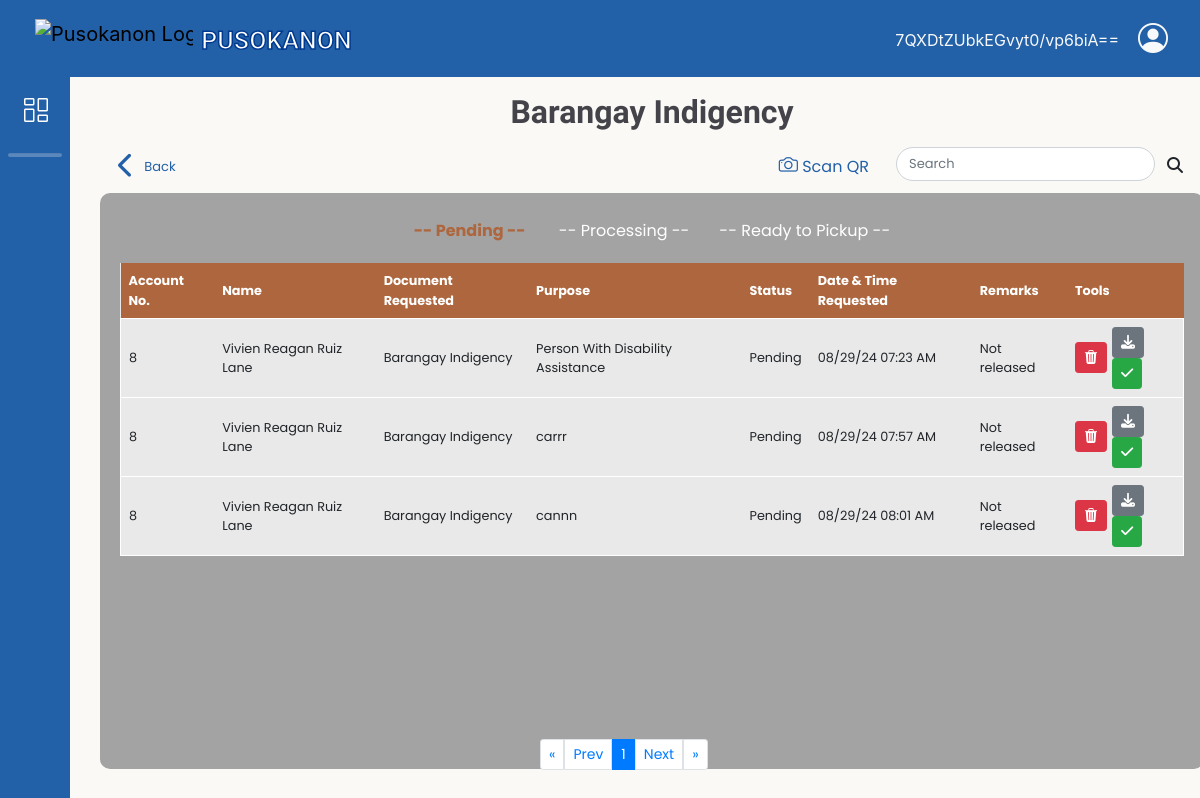
The page /adminbejo/Barangay-Indigency.php (signed in) on the database its author committed.
### tables this page shows
CREATE TABLE `request_doc` (
  `doc_ID` int(11) NOT NULL,
  `res_id` int(11) NOT NULL,
  `docType_id` int(11) NOT NULL,
  `purpose_id` int(11) NOT NULL,
  `purpose_name` varchar(255) DEFAULT NULL,
  `doc_amount` int(11) NOT NULL,
  `stat` varchar(50) NOT NULL DEFAULT 'Pending',
  `date_req` timestamp NOT NULL DEFAULT current_timestamp(),
  `date_processed` timestamp NULL DEFAULT current_timestamp() ON UPDATE current_timestamp(),
  `remarks` varchar(100) DEFAULT 'Not released',
  `request_id` varchar(20) NOT NULL,
  `qrCode_image` varchar(200) DEFAULT NULL,
  `document_requirements` varchar(64) DEFAULT NULL
);

CREATE TABLE `resident_users` (
  `res_ID` int(11) NOT NULL,
  `res_fname` varchar(50) NOT NULL,
  `res_lname` varchar(50) NOT NULL,
  `res_midname` varchar(50) NOT NULL,
  `res_suffix` varchar(10) DEFAULT NULL,
  `gender` varchar(10) NOT NULL,
  `birth_date` date NOT NULL,
  `civil_status` varchar(20) NOT NULL,
  `citizenship` varchar(30) NOT NULL,
  `place_birth` varchar(100) NOT NULL,
  `contact_no` varchar(13) NOT NULL,
  `res_email` varchar(100) NOT NULL,
  `addr_sitio` varchar(50) NOT NULL,
  `res_password` varchar(100) NOT NULL,
  `profile_picture` varchar(200) DEFAULT NULL,
  `registered_voter` varchar(15) NOT NULL,
  `userRole_id` int(11) NOT NULL,
  `verification_image` varchar(128) DEFAULT NULL,
  `register_at` datetime NOT NULL DEFAULT current_timestamp(),
  `reset_token_hash` varchar(64) DEFAULT NULL,
  `reset_token_expires_at` datetime DEFAULT NULL,
  `account_active_status` varchar(16) NOT NULL DEFAULT 'Unregistered'
);

CREATE TABLE `doc_type` (
  `docType_id` int(11) NOT NULL,
  `doc_name` varchar(100) NOT NULL,
  `doc_amount` int(11) NOT NULL
);

### db/DBconn.php (called while the page is built, shortened)
<?php
function decryptData($data){
	return openssl_decrypt($data, 'aes-256-cbc', ENCRYPTION_KEY, 0, ENCRYPTION_KEY);
}
function fetchdocsRequest($pdo,$doctype ,$status, $limit, $offset)
{
	$sql = "SELECT
				ru.res_id, ru.res_email AS res_email, doc_ID, stat,
				CONCAT(ru.res_fname,' ', ru.res_midname,' ', ru.res_lname) AS resident_name,
				dt.doc_name AS document_name,
				rd.purpose_name AS purpose_name,
				rd.request_id,
				rd.date_req,
				rd.document_requirements,
				rd.remarks
			FROM request_doc rd
			INNER JOIN resident_users ru ON rd.res_id = ru.res_id
			INNER JOIN doc_type dt ON rd.docType_id = dt.docType_id
			INNER JOIN docs_purpose dp ON rd.purpose_id = dp.purpose_id
			WHERE dt.doc_name = :doctype AND stat = :status
			LIMIT :limit OFFSET :offset";
	$stmt = $pdo->prepare($sql);
	$stmt->bindParam(':status', $status, PDO::PARAM_STR);
	$stmt-> bindParam(':doctype', $doctype, PDO::PARAM_STR);
	$stmt->bindParam(':limit', $limit, PDO::PARAM_INT);
	$stmt->bindParam(':offset', $offset, PDO::PARAM_INT);
	$stmt->execute();
	return $stmt->fetchAll();
}

### adminbejo/Barangay-Indigency.php (the view, shortened to what this page needs)
<?php
    include '../db/DBconn.php';
    include 'headerAdmin.php';
    $search = isset($_GET['search']) ? $_GET['search'] : '';
    $docType = 'Barangay Indigency';
    $stmt = $pdo->prepare("SELECT COUNT(*) FROM request_doc WHERE docType_id = (SELECT docType_id FROM doc_type WHERE doc_name = :docType) AND stat = 'Pending'");
    $stmt->bindParam(':docType', $docType, PDO::PARAM_STR);
    $stmt->execute();
    $number_of_pending_results = $stmt->fetchColumn();
    $stmt = $pdo->prepare("SELECT COUNT(*) FROM request_doc WHERE docType_id = (SELECT docType_id FROM doc_type WHERE doc_name = :docType) AND stat = 'Processing'");
    $stmt->bindParam(':docType', $docType, PDO::PARAM_STR);
    $stmt->execute();
    $number_of_processing_results = $stmt->fetchColumn();
    $stmt = $pdo->prepare("SELECT COUNT(*) FROM request_doc WHERE docType_id = (SELECT docType_id FROM doc_type WHERE doc_name = :docType) AND stat = 'Ready to pickup'");
    $stmt->bindParam(':docType', $docType, PDO::PARAM_STR);
    $stmt->execute();
    $number_of_completed_results = $stmt->fetchColumn();
    $results_per_page = 5;
    $number_of_pending_pages = ceil($number_of_pending_results / $results_per_page);
    $number_of_processing_pages = ceil($number_of_processing_results / $results_per_page);
    $number_of_completed_pages = ceil($number_of_completed_results / $results_per_page);
    $pending_page = isset($_GET['pending_page']) ? (int)$_GET['pending_page'] : 1;
    $processing_page = isset($_GET['processing_page']) ? (int)$_GET['processing_page'] : 1;
    $completed_page = isset($_GET['completed_page']) ? (int)$_GET['completed_page'] : 1;
    $pending_page = max(1, min($pending_page, $number_of_pending_pages));
    $processing_page = max(1, min($processing_page, $number_of_processing_pages));
    $completed_page = max(1, min($completed_page, $number_of_completed_pages));
    $pending_offset = ($pending_page - 1) * $results_per_page;
    $processing_offset = ($processing_page - 1) * $results_per_page;
    $completed_offset = ($completed_page - 1) * $results_per_page;
    if($search != null) {
        $pending = fetchdocsRequestSearch($pdo, $docType,'Pending', $results_per_page, $pending_offset, $search);
        $Processing = fetchdocsRequestSearch($pdo, $docType,'Processing', $results_per_page, $processing_offset, $search);
        $completed = fetchdocsRequestSearch($pdo, $docType,'Ready to pickup', $results_per_page, $completed_offset, $search);
    } else {
        $pending = fetchdocsRequest($pdo, $docType,'Pending', $results_per_page, $pending_offset);
    }
?>
<link rel="stylesheet" href="css/slidingtableResidency.css">
<main>
    <div class="row">
        <div class="col-12 pt-3 d-flex justify-content-center">
            <h1 class="title"><?php echo $docType; ?></h1>
        </div>
    </div>
    <div class="d-flex justify-content-between align-items-center m-2">
        <a href="Admin-Document.php" class="back-button d-flex align-items-center">
            <i class="fa-solid fa-chevron-left fa-2x"></i>
            <span>Back</span>
        </a>
        <div class="d-flex align-items-center gap-3">
            <a href="ScanQR.php" class="btn camera-btn">
                <i class="bi bi-camera" style="font-size: 1.2rem;"></i>&nbsp;Scan QR
            </a>
            <form method="GET" id="searchForm">
                <div class="input-group mb-0 custom-search">
                    <input type="search" class="form-control custom-search" name="search" placeholder="Search" aria-label="Search" id="searchInput" value="<?php echo htmlspecialchars($search); ?>">
                    <button class="btn search-btn" title="Search" id="search_btn" type="submit">
                        <i class="fas fa-search"></i>
                    </button>
                </div>
            </form>
        </div>
    </div>
    <div id="searchresult" class="table-content" style="min-width: 92vw; width: 92vw; max-width: 95vw;">
        <div id="originalTable">
            <div class="controls text-center mt-3">
                <a id="showTable1" class="link1">-- Pending  -- </a>&nbsp;&nbsp;&nbsp;&nbsp;&nbsp;&nbsp;
                <a id="showTable2" class="link2">-- Processing  --</a>&nbsp;&nbsp;&nbsp;&nbsp;&nbsp;&nbsp;
                <a id="showTable3" class="link3">-- Ready to Pickup -- </a>
            </div>
            <div id="table1Container" class="small-font">
                <table id="table1">
                    <thead>
                        <tr>
                            <th>Account No.</th>
                            <th>Name</th>
                            <th>Document Requested</th>
                            <th>Purpose</th>
                            <th>Status</th>
                            <th>Date & Time Requested</th>
                            <th>Remarks</th>
                            <th>Tools</th>
                        </tr>
                    </thead>
                    <tbody>
                        <?php if (empty($pending)): ?>
                            <tr><td colspan="8">No Pending Documents</td></tr>
                        <?php else: ?>
                            <?php foreach ($pending as $pendings): ?>
                                <tr>
                                <?php $dataDecrypt = decryptData($pendings['res_email']); ?>
                                    <td><?= htmlspecialchars($pendings['res_id']); ?></td>
                                    <td><?= htmlspecialchars($pendings['resident_name']); ?></td>
                                    <td><?= htmlspecialchars($pendings['document_name']); ?></td>
                                    <td><?= htmlspecialchars($pendings['purpose_name']); ?></td>
                                    <td><?= htmlspecialchars($pendings['stat']); ?></td>
                                    <td><?= date('m/d/y h:i A', strtotime($pendings['date_req'])); ?></td>
                                    <td><?= htmlspecialchars($pendings['remarks']); ?></td>
                                    <td>
                                        <div class="inline-tools">
                                            <div title="Delete" class="btn btn-danger btn-sm btn-1" onclick="trashCancelDocument('<?= htmlspecialchars($pendings['doc_ID']); ?>', '<?= htmlspecialchars($pendings['request_id']); ?>')"><i class="bi bi-trash3-fill"></i></div>
                                            <form class="status-form" action="../db/updateStatus.php" method="POST">
                                                <button title="Download" type="submit" name="status" value="Processing" class="btn btn-sm <?= $pendings['stat'] == 'Processing' ? 'btn-secondary' : 'btn-secondary'; ?>"><i class="fa-solid fa-download"></i></button>
                                                <button title="Approve" type="button" class="btn btn-sm <?= $pendings['stat'] == 'Ready to pickup' ? 'btn-success' : 'btn-success'; ?>" onclick="showSweetAlert('<?= htmlspecialchars($dataDecrypt); ?>', '<?= htmlspecialchars($pendings['resident_name']); ?>', '<?= htmlspecialchars($pendings['document_name']); ?>','<?= htmlspecialchars($pendings['doc_ID']); ?>', '<?= htmlspecialchars($pendings['res_id']); ?>')"><i class="fa-solid fa-check"></i></button>
                                            </form>
                                        </div>
                                    </td>
                                </tr>
                            <?php endforeach; ?>
                        <?php endif; ?>
                    </tbody>
                </table>
                <nav id="pendingPagination" aria-label="Pending Page navigation">
                    <ul class="pagination pagination-sm ">
                        <li class="page-item">
                            <a class="page-link" href="?pending_page=1" aria-label="First">
                                <span aria-hidden="true">&laquo;</span>
                            </a>
                        </li>
                        <li class="page-item">
                            <a class="page-link" href="?pending_page=<?= max(1, $pending_page - 1) ?>" aria-label="Previous">
                                <span aria-hidden="true">Prev</span>
                            </a>
                        </li>
                        <?php for ($i = max(1, $pending_page - 2); $i <= min($number_of_pending_pages, $pending_page + 2); $i++): ?>
                            <li class="page-item <?= ($i == $pending_page) ? 'active' : '' ?>">
                                <a class="page-link" href="?pending_page=<?= $i ?>"><?= $i ?></a>
                            </li>
                        <?php endfor; ?>
                        <li class="page-item">
                            <a class="page-link" href="?pending_page=<?= min($number_of_pending_pages, $pending_page + 1) ?>" aria-label="Next">
                                <span aria-hidden="true">Next</span>
                            </a>
                        </li>
                        <li class="page-item">
                            <a class="page-link" href="?pending_page=<?= $number_of_pending_pages ?>" aria-label="Last">
                                <span aria-hidden="true">&raquo;</span>
                            </a>
                        </li>
                    </ul>
                </nav>
            </div>
        </div>
    </div>
</main>
<?php include 'footerAdmin.php';?>

### adminbejo/css/headerADstyle.css (style rules this page uses)
body { height: 100%; margin-top: 77px; background-color: #FAF9F6; }
a { text-decoration: none; }
li { list-style: none; }
h1 { font-weight: 600; font-size: 1rem; }

### adminbejo/css/slidingtableResidency.css (style rules this page uses)
html { transition: smooth 0.3s; }
table { width: 100%; border-collapse: collapse; margin-top: 20px; }
.controls { margin: 20px 0; }
.pagination { margin: 20px 0; justify-content: center; left: 45%; bottom: 0; position: fixed; padding-bottom: 10px; }
.pagination .page-item .page-link { margin: 0 0px; }
.table-content { height: 72svh; background-color: #a3a3a3; padding:10px 20px 10px 20px; border-radius: 10px; }
#table1Container thead { background-color: #ad663d; color: white; }
#table3Container, #table2Container, #table1Container { background-color: #e9e9e9; }
th, td { padding: 8px; text-align: left; }
tbody tr { border: 1px solid white; }
main { margin-left: 100px; margin-right: 30px }
h1 { font-family: 'Titan One', cursive; font-size: 2rem; color: #434349; }
.inline-tools { display: flex; align-items: center; justify-content: center; gap: 5px; }
.inline-tools form { margin: 0; }
.controls, .link1, .link2, .link3 { color: #ffffff; cursor: pointer; }
#showTable1:hover, #showTable1:focus, #showTable1.active { color: #ad663d; font-weight: bold; text-decoration: none; }
.back-button { display: flex; align-items: center; gap: 10px; padding: 5px 10px; border: none; border-radius: 30px; font-size: 13px; cursor: pointer; color: #2260a7; }
.custom-search { width: 300px; border-radius: 30px !important; font-size: 13px; }
.search-btn { border-radius: 50% !important; }
.back-button { margin-right: 10px; }
.camera-btn { background-color: #FAF9F6; color: #2260a7; padding: 2px 10px 2px 10px; border-radius: 10px; }
.small-font { font-size: 0.8rem; }
.small-font table { font-size: inherit; }
.small-font .pagination { font-size: 0.8rem; }

### rows shown on the page
request_doc: res.res_ID "8", resident_name "Vivien Reagan Ruiz Lane", docType.doc_name "Barangay Indigency", purpose_name "Person With Disability Assistance", stat "Pending", date_req "08/29/24 07:23 AM", remarks "Not released"
request_doc: res.res_ID "8", resident_name "Vivien Reagan Ruiz Lane", docType.doc_name "Barangay Indigency", purpose_name "carrr", stat "Pending", date_req "08/29/24 07:57 AM", remarks "Not released"
request_doc: res.res_ID "8", resident_name "Vivien Reagan Ruiz Lane", docType.doc_name "Barangay Indigency", purpose_name "cannn", stat "Pending", date_req "08/29/24 08:01 AM", remarks "Not released"

### other values the page prints
$_SESSION['staff_fname'] "7QXDtZUbkEGvyt0/vp6biA=="
$docType "Barangay Indigency"
